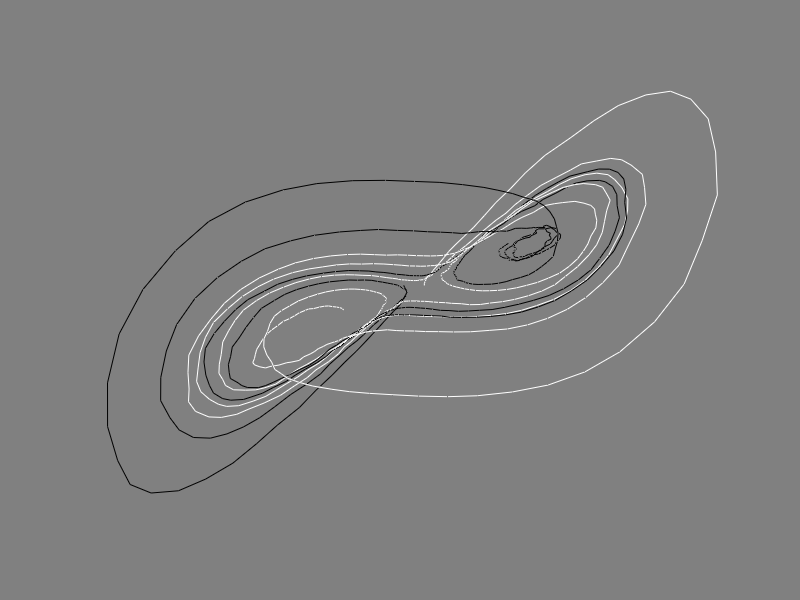

MATLAB code for this plot:
% function () = GenerateImage[];
close all
% Parameters that define the behaviour.
sigma = 10;
beta = 8/3;
rho = 50;
ObjectSize = 10;
%% User define the parameter for generating images with noise
noise         = input('Please enter whether Stake of images is required with noise: '); %Without noise = 0, With Noise =1;
noise_density = input('Please enter the value of noise_density: '); %Default = 0.05
noise_mean    = input('Please enter the noise mean number: '); %Default = 0
var_gauss     = input('Please enter the guassian variance number: '); %Default = 0.01
%% Dynamics of Lorentz attractor
s = 50; % Level of random excitation -- for. e.g. due to turbulence.
f = @(t,a)[-sigma*a(1) + sigma*a(2) + s*randn;
    rho*a(1) - a(2) - a(1)*a(3) + s*randn; -beta*a(3) + a(1)*a(2) + s*randn];
% Simulate with two different initial conditions.
tf = 5; dt = 0.01;
[~,x1] = ode45(f,[0:dt:tf],[1 1 1]);       % Runge-Kutta 4th/5th order ODE solver
[t,x2] = ode45(f,[0:dt:tf],[-1 1 -1]);     % Runge-Kutta 4th/5th order ODE solver
% Show the trajectory.
h = figure('Color',[0.5 0.5 0.5]);
plot3(x1(:,1),x1(:,2),x1(:,3),'white'); hold on;
plot3(x2(:,1),x2(:,2),x2(:,3),'black'); view(0,90); axis off;
set(gcf,'InvertHardCopy','Off')
ax = axis;
% Generate image frames from simulation.
visibility = 1;
% High visibility. To choose lower visibility, choose number between [0,1]

% Specify the folder where the files are: Change the folder location when
% running on personal computer!!!
myFolder = 'C:\Users\DELL XPS\Dropbox\01_Quantum_Venture_Inc\Project_3_Generate_Images\Final';
% Check to make sure that folder actually exists.  Warn user if it doesn't.
if ~isfolder(myFolder)
    errorMessage = sprintf('Error: The following folder does not exist:\n%s\nPlease specify a new folder.', myFolder);
    uiwait(warndlg(errorMessage));
    myFolder = uigetdir(); % Ask for a new one.
    if myFolder == 0
        % User clicked Cancel
        return;
    end
end

%% Generate Stakes of Images and Save with Noises
for i = 1:length(t)
    figure(2); clf;
    plot3(x1(i,1),x1(i,2),x1(i,3),'Markersize',[10],'Marker','.','LineStyle','none','Color',([255 255 255]./255));...
        view(0,90);
    axis(1.1*ax);
    axis off
    set(gcf,'InvertHardCopy','Off', 'Color', [0.5 0.5 0.5])
    hold on;
    plot3(x2(i,1),x2(i,2),x2(i,3),'r','Markersize',[10],'Marker','.','LineStyle','none','Color',([170 170 170]./255));...
        view(0,90);
    axis(1.1*ax);
    axis off
    set(gcf,'InvertHardCopy','Off', 'Color', [0.5 0.5 0.5])
    fname_1 = sprintf('images1/frame%d.png',i);
    saveas(gcf,'fname_1.png');

    [salt, gau, mynoise] = Trial_7(noise, noise_mean, noise_density, var_gauss);
end